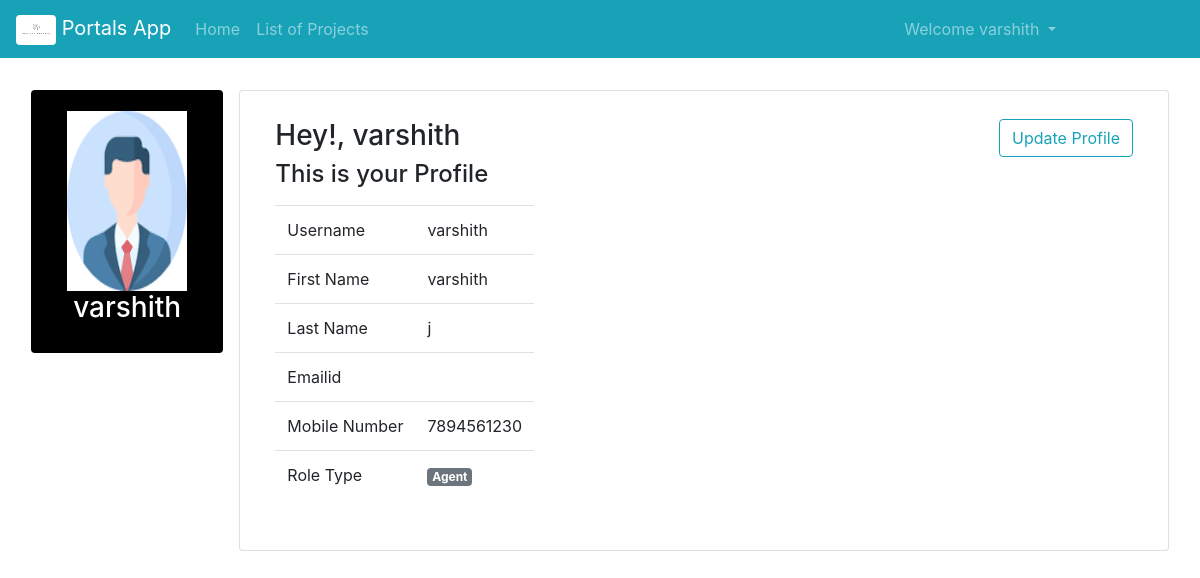
Screenshot of /pfle/ (signed in) with the database file from the repository.
### portalsapp/models.py (models this page shows)
class User(AbstractUser):
    g = [
        ('0','--- Select Your Gender ---'),
        ('1','Male'),
        ('2','Female'),
        ('3','Other')
    ]
    c = [
        ('0','--- Select Your Role Type ---'),
        ('1','Team Lead'),
        ('2','Agent'),
    ]
    Mobile_Number = models.CharField(max_length=10,null=True,blank=True)
    Gender = models.CharField(choices=g,default='0',max_length=5)
    Role_Type = models.CharField(choices=c,default='0',max_length=5)
    Profile_Image = models.ImageField(upload_to='Profiles/',default='Profiles/profile.png')
    City_or_Village = models.CharField(max_length=50,null=True,blank=True)
    Mandal = models.CharField(max_length=50,null=True,blank=True)
    District = models.CharField(max_length=50,null=True,blank=True)
    State = models.CharField(max_length=50,null=True,blank=True)

### portalsapp/views.py (the view)
# urls.py: path('pfle/',views.profile,name="pf"),
def profile(request):
    return render(request,'html/profile.html')

### templates/html/profile.html (shortened to what this page needs)
{% extends 'html/base.html' %}
{% block content %}
<div class="container-fluid mt-4">
	<div class="row mx-2">
		<div class="card col-md-2 col-sm-3 col-xm-3 shadow-lg m-2 h-100" style="background-color:black;">
			<div class="card-body text-center">
				<img src="{{request.user.Profile_Image.url}}" class="square" height="180px" width="100%">
				<h3 style="color: white;">{{request.user.username}}</h3>
			</div>
		</div>
		<div class="card col-md col-sm col-xm shadow-lg m-2" style="background-color: white;">
			<div class="card-body">
				<div class="row my-2">
					<div class="col">
						<h3>Hey!, {{ request.user.username }}</h3>
						<h4>This is your Profile</h4>
					</div>
					<div class="col">
						<a href="" class="btn btn-outline-info float-right">Update Profile</a>
					</div>
				</div>
				<table class="table table-responsive">
					<tr>
						<td>Username</td>
						<td>{{request.user.username}}</td>
					</tr>
					<tr>
						<td>First Name</td>
						<td>{{request.user.first_name}}</td>
 					</tr>
						<td>Last Name</td>
						<td>{{request.user.last_name}}</td>
					<tr>
						<td>Emailid</td>
						<td>{{request.user.email}}</td>
					</tr>
					<tr>
						<td>Mobile Number</td>
						<td>{{request.user.Mobile_Number}}</td>
					</tr>
						<td>Role Type</td>
						<td>
							{% if request.user.is_superuser %}
								<p class="badge badge-primary">Admin</p>
							{% elif request.user.Role_Type == "1" %}
							    <p class="badge badge-success">Team Lead</p>
							{% elif request.user.Role_Type == "2" %}
							    <p class="badge badge-secondary">Agent</p>
							{% endif %}
						</td>
				</table>
			</div>
		</div>
	</div>
</div>
{% endblock %}

### templates/html/navbar.html (shortened to what this page needs)
{% load static %}
<nav class="navbar navbar-expand-sm bg-info navbar-dark">
  <a class="navbar-brand" href="#">
    <img src="{% static 'pp.jpg' %}" alt="logo" class="rounded" width="40px" height="30px"> Portals App
  </a>
  <div class="collapse navbar-collapse" id="collapsibleNavbar">
    <ul class="navbar-nav">
      {% if not user.is_authenticated %}
      <li class="nav-item">
        <a class="nav-link {% if request.path == '/' %}active{% endif %}" href="{% url 'hm' %}">Home</a>
      </li>
      <li class="nav-item">
        <a class="nav-link {% if request.path == '/register' %}active{% endif %}" href="{% url 'register' %}">Register</a>
      </li>
      {% else %}
      <li class="nav-item">
        <a class="nav-link {% if request.path == '/' %}active{% endif %}" href="{% url 'hm' %}">Home</a>
      </li>
      {% if request.user.Role_Type == "0" and not request.user.is_superuser %}
      <li class="nav-item">
        <a class="nav-link" href="{% url 'hm' %}">Access Denied</a>
      </li>
      {% elif request.user.Role_Type == "2" and not request.user.is_superuser %}
      <li class="nav-item">
        <a class="nav-link {% if request.path == '/projects/' %}active{% endif %}" href="{% url 'project_list' %}">List of Projects</a>
      </li>
      {% endif %}
      {% endif %}
    </ul>
    <ul class="navbar-nav ml-auto" style="margin-right:120px">
      {% if not user.is_authenticated %}
      <li class="nav-item">
        <a class="nav-link {% if request.path == '/lgn/' %}active{% endif %}" href="{% url 'lg' %}">Login</a>
      </li>
      {% else %}
      <div class="dropdown">
        <a class="nav-link dropdown-toggle" data-toggle="dropdown">
          Welcome {{ request.user.username }}
        </a>
      </div>
      {% endif %}
    </ul>
  </div>
</nav>

### rows the page displays
User: user.username "varshith", user.Profile_Image (placeholder picture), user.first_name "varshith", user.last_name "j", user.Mobile_Number "7894561230"
